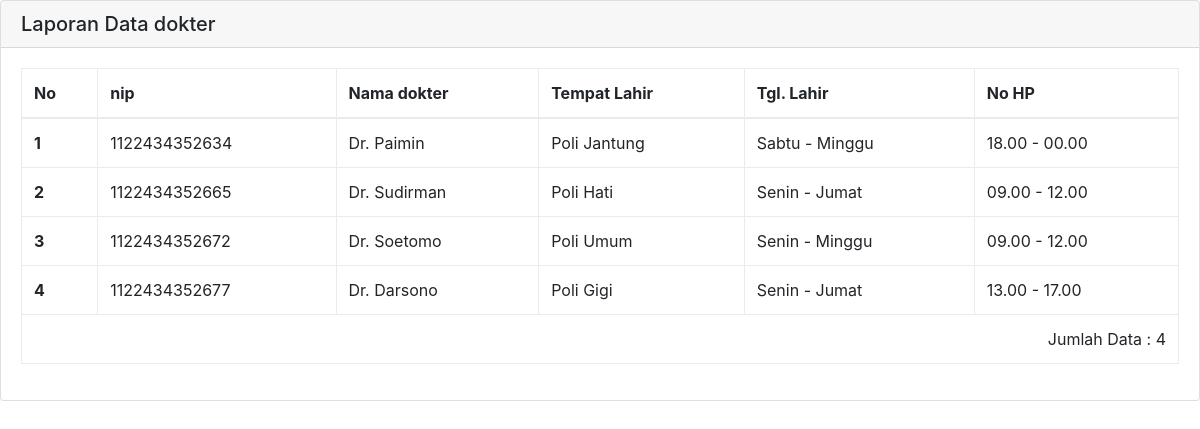
Screenshot of /laporan_dokter.php with the database file from the repository.
### tables this page shows
CREATE TABLE `dokter` (
  `nip` varchar(255) NOT NULL,
  `nama` varchar(255) NOT NULL,
  `poli` varchar(255) NOT NULL,
  `hari_praktek` varchar(255) NOT NULL,
  `jam_praktek` varchar(255) NOT NULL
);

### laporan_dokter.php (the view, shortened to what this page needs)
<!DOCTYPE html>
<html lang="en">
<head>
    <link rel="stylesheet" href="css/bootstrap.min.css">
<?php include("koneksi.php"); ?>
</head>
<body>
<div class="card">
    <h5 class="card-header">Laporan Data dokter</h5>
    <div class="card-body">
        <table class="table table-bordered">
            <thead class="thead-dark">
                <tr>
                    <th scope="col">No</th>
                    <th scope="col">nip</th>
                    <th scope="col">Nama dokter</th>
                    <th scope="col">Tempat Lahir</th>
                    <th scope="col">Tgl. Lahir</th>
                    <th scope="col">No HP</th>
                </tr>
            </thead>
            <tbody>
                <?php
                    $query=mysqli_query($config,"select * from dokter");
                    $nomer=1;
                    while ($ambil_data=mysqli_fetch_array($query)){
                ?>
                <tr>
                    <th scope="row">
                        <?php echo $nomer++;  ?>
                    </th>
                    <td>
                        <?php echo $ambil_data['nip'];  ?>
                    </td>
                    <td>
                        <?php echo $ambil_data['nama'];  ?>
                    </td>
                    <td>
                        <?php echo $ambil_data['poli'];  ?>
                    </td>
                    <td>
                        <?php echo $ambil_data['hari_praktek'];  ?>
                    </td>
                    <td>
                        <?php echo $ambil_data['jam_praktek'];  ?>
                    </td>
                </tr>
                <?php
                    }
                ?>
                <tr>
                    <td colspan="6" align="right">Jumlah Data : <?php $jumlah=mysqli_num_rows($query);echo $jumlah; ?></td>
                </tr>
            </tbody>
        </table>
    </div>
</div>
</body>
</html>

### rows the page displays
dokter: nip "1122434352634", nama "Dr. Paimin", poli "Poli Jantung", hari_praktek "Sabtu - Minggu", jam_praktek "18.00 - 00.00"
dokter: nip "1122434352665", nama "Dr. Sudirman", poli "Poli Hati", hari_praktek "Senin - Jumat", jam_praktek "09.00 - 12.00"
dokter: nip "1122434352672", nama "Dr. Soetomo", poli "Poli Umum", hari_praktek "Senin - Minggu", jam_praktek "09.00 - 12.00"
dokter: nip "1122434352677", nama "Dr. Darsono", poli "Poli Gigi", hari_praktek "Senin - Jumat", jam_praktek "13.00 - 17.00"

### other values shown
$jumlah "4"
